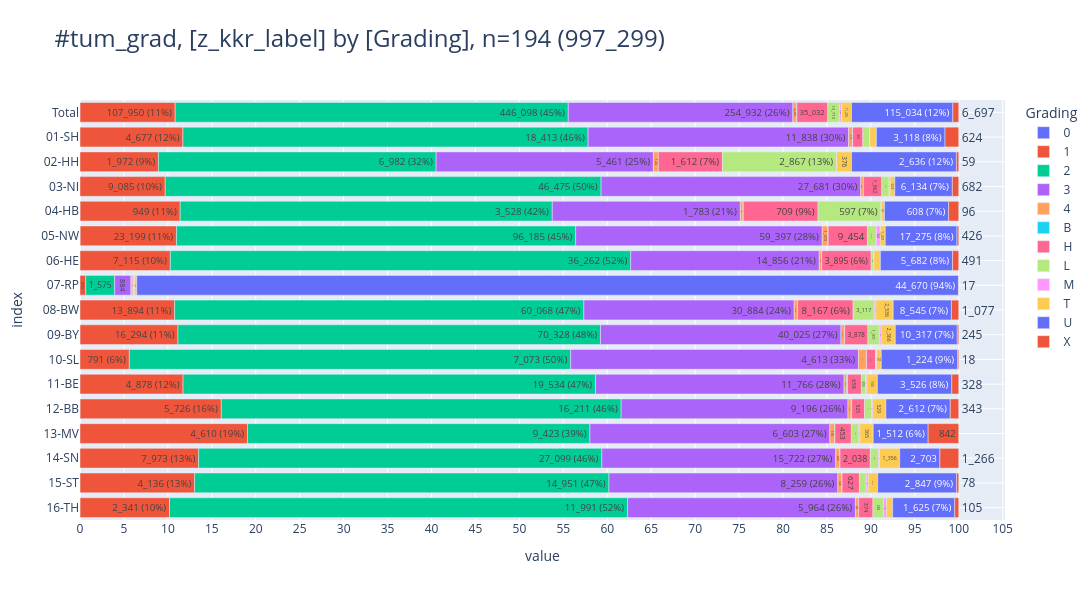

The notebook cell this image was saved under:
### Code cell
pls.plot_stacked_bars(
    db_grad.to_df().iloc[:,:2],
    relative=True,
    show_total=True,
    orientation="h",
    show_pct_bar=True,
    caption="tum_grad",
    height=600,
    width=1600,
)

### Figure 1 — Plotly figure (JSON) as saved in the notebook; plotly's stock layout.template omitted (floating-point values rounded to 4 significant figures)
{"data": [{"hovertemplate": "col=0<br>value=%{x}<br>index=%{y}<br>cnt_pct_bar_str=%{text}<extra></extra>", "legendgroup": "0", "marker": {"color": "#636EFA", "pattern": {"shape": ""}}, "name": "0", "orientation": "h", "showlegend": true, "text": ["71", "1", "1", "1", "49", "2", "9", "1", "4", "1", "2"], "textposition": "auto", "type": "bar", "x": [71, 1, 1, 1, 49, 2, 9, 1, 4, 1, 2], "xaxis": "x", "y": [" Total", "01-SH", "03-NI", "04-HB", "05-NW", "06-HE", "09-BY", "11-BE", "12-BB", "15-ST", "16-TH"], "yaxis": "y"}, {"hovertemplate": "col=1<br>value=%{x}<br>index=%{y}<br>cnt_pct_bar_str=%{text}<extra></extra>", "legendgroup": "1", "marker": {"color": "#EF553B", "pattern": {"shape": ""}}, "name": "1", "orientation": "h", "showlegend": true, "text": ["107_950 (11%)", "4_677 (12%)", "1_972 (9%)", "9_085 (10%)", "949 (11%)", "23_199 (11%)", "7_115 (10%)", "310", "13_894 (11%)", "16_294 (11%)", "791 (6%)", "4_878 (12%)", "5_726 (16%)", "4_610 (19%)", "7_973 (13%)", "4_136 (13%)", "2_341 (10%)"], "textposition": "auto", "type": "bar", "x": [107950, 4677, 1972, 9085, 949, 23199, 7115, 310, 13894, 16294, 791, 4878, 5726, 4610, 7973, 4136, 2341], "xaxis": "x", "y": [" Total", "01-SH", "02-HH", "03-NI", "04-HB", "05-NW", "06-HE", "07-RP", "08-BW", "09-BY", "10-SL", "11-BE", "12-BB", "13-MV", "14-SN", "15-ST", "16-TH"], "yaxis": "y"}, {"hovertemplate": "col=2<br>value=%{x}<br>index=%{y}<br>cnt_pct_bar_str=%{text}<extra></extra>", "legendgroup": "2", "marker": {"color": "#00CC96", "pattern": {"shape": ""}}, "name": "2", "orientation": "h", "showlegend": true, "text": ["446_098 (45%)", "18_413 (46%)", "6_982 (32%)", "46_475 (50%)", "3_528 (42%)", "96_185 (45%)", "36_262 (52%)", "1_575", "60_068 (47%)", "70_328 (48%)", "7_073 (50%)", "19_534 (47%)", "16_211 (46%)", "9_423 (39%)", "27_099 (46%)", "14_951 (47%)", "11_991 (52%)"], "textposition": "auto", "type": "bar", "x": [446098, 18413, 6982, 46475, 3528, 96185, 36262, 1575, 60068, 70328, 7073, 19534, 16211, 9423, 27099, 14951, 11991], "xaxis": "x", "y": [" Total", "01-SH", "02-HH", "03-NI", "04-HB", "05-NW", "06-HE", "07-RP", "08-BW", "09-BY", "10-SL", "11-BE", "12-BB", "13-MV", "14-SN", "15-ST", "16-TH"], "yaxis": "y"}, {"hovertemplate": "col=3<br>value=%{x}<br>index=%{y}<br>cnt_pct_bar_str=%{text}<extra></extra>", "legendgroup": "3", "marker": {"color": "#AB63FA", "pattern": {"shape": ""}}, "name": "3", "orientation": "h", "showlegend": true, "text": ["254_932 (26%)", "11_838 (30%)", "5_461 (25%)", "27_681 (30%)", "1_783 (21%)", "59_397 (28%)", "14_856 (21%)", "884", "30_884 (24%)", "40_025 (27%)", "4_613 (33%)", "11_766 (28%)", "9_196 (26%)", "6_603 (27%)", "15_722 (27%)", "8_259 (26%)", "5_964 (26%)"], "textposition": "auto", "type": "bar", "x": [254932, 11838, 5461, 27681, 1783, 59397, 14856, 884, 30884, 40025, 4613, 11766, 9196, 6603, 15722, 8259, 5964], "xaxis": "x", "y": [" Total", "01-SH", "02-HH", "03-NI", "04-HB", "05-NW", "06-HE", "07-RP", "08-BW", "09-BY", "10-SL", "11-BE", "12-BB", "13-MV", "14-SN", "15-ST", "16-TH"], "yaxis": "y"}, {"hovertemplate": "col=4<br>value=%{x}<br>index=%{y}<br>cnt_pct_bar_str=%{text}<extra></extra>", "legendgroup": "4", "marker": {"color": "#FFA15A", "pattern": {"shape": ""}}, "name": "4", "orientation": "h", "showlegend": true, "text": ["4_283", "173", "124", "287", "27", "1_372", "189", "31", "475", "576", "127", "124", "133", "135", "280", "146", "84"], "textposition": "auto", "type": "bar", "x": [4283, 173, 124, 287, 27, 1372, 189, 31, 475, 576, 127, 124, 133, 135, 280, 146, 84], "xaxis": "x", "y": [" Total", "01-SH", "02-HH", "03-NI", "04-HB", "05-NW", "06-HE", "07-RP", "08-BW", "09-BY", "10-SL", "11-BE", "12-BB", "13-MV", "14-SN", "15-ST", "16-TH"], "yaxis": "y"}, {"hovertemplate": "col=B<br>value=%{x}<br>index=%{y}<br>cnt_pct_bar_str=%{text}<extra></extra>", "legendgroup": "B", "marker": {"color": "#19D3F3", "pattern": {"shape": ""}}, "name": "B", "orientation": "h", "showlegend": true, "text": ["195", "11", "1", "68", "4", "7", "34", "2", "37", "16", "3", "6", "6"], "textposition": "auto", "type": "bar", "x": [195, 11, 1, 68, 4, 7, 34, 2, 37, 16, 3, 6, 6], "xaxis": "x", "y": [" Total", "01-SH", "04-HB", "05-NW", "06-HE", "08-BW", "09-BY", "10-SL", "11-BE", "12-BB", "13-MV", "14-SN", "15-ST"], "yaxis": "y"}, {"hovertemplate": "col=H<br>value=%{x}<br>index=%{y}<br>cnt_pct_bar_str=%{text}<extra></extra>", "legendgroup": "H", "marker": {"color": "#FF6692", "pattern": {"shape": ""}}, "name": "H", "orientation": "h", "showlegend": true, "text": ["35_032", "461", "1_612 (7%)", "1_962", "709 (9%)", "9_454", "3_895 (6%)", "75", "8_167 (6%)", "3_878", "144", "658", "525", "453", "2_038", "627", "374"], "textposition": "auto", "type": "bar", "x": [35032, 461, 1612, 1962, 709, 9454, 3895, 75, 8167, 3878, 144, 658, 525, 453, 2038, 627, 374], "xaxis": "x", "y": [" Total", "01-SH", "02-HH", "03-NI", "04-HB", "05-NW", "06-HE", "07-RP", "08-BW", "09-BY", "10-SL", "11-BE", "12-BB", "13-MV", "14-SN", "15-ST", "16-TH"], "yaxis": "y"}, {"hovertemplate": "col=L<br>value=%{x}<br>index=%{y}<br>cnt_pct_bar_str=%{text}<extra></extra>", "legendgroup": "L", "marker": {"color": "#B6E880", "pattern": {"shape": ""}}, "name": "L", "orientation": "h", "showlegend": true, "text": ["13_713", "302", "2_867 (13%)", "785", "597 (7%)", "2_131", "179", "59", "3_117", "1_901", "14", "203", "283", "204", "544", "245", "282"], "textposition": "auto", "type": "bar", "x": [13713, 302, 2867, 785, 597, 2131, 179, 59, 3117, 1901, 14, 203, 283, 204, 544, 245, 282], "xaxis": "x", "y": [" Total", "01-SH", "02-HH", "03-NI", "04-HB", "05-NW", "06-HE", "07-RP", "08-BW", "09-BY", "10-SL", "11-BE", "12-BB", "13-MV", "14-SN", "15-ST", "16-TH"], "yaxis": "y"}, {"hovertemplate": "col=M<br>value=%{x}<br>index=%{y}<br>cnt_pct_bar_str=%{text}<extra></extra>", "legendgroup": "M", "marker": {"color": "#FF97FF", "pattern": {"shape": ""}}, "name": "M", "orientation": "h", "showlegend": true, "text": ["2_001", "13", "3", "101", "3", "947", "40", "23", "222", "290", "4", "52", "50", "32", "74", "72", "75"], "textposition": "auto", "type": "bar", "x": [2001, 13, 3, 101, 3, 947, 40, 23, 222, 290, 4, 52, 50, 32, 74, 72, 75], "xaxis": "x", "y": [" Total", "01-SH", "02-HH", "03-NI", "04-HB", "05-NW", "06-HE", "07-RP", "08-BW", "09-BY", "10-SL", "11-BE", "12-BB", "13-MV", "14-SN", "15-ST", "16-TH"], "yaxis": "y"}, {"hovertemplate": "col=T<br>value=%{x}<br>index=%{y}<br>cnt_pct_bar_str=%{text}<extra></extra>", "legendgroup": "T", "marker": {"color": "#FECB52", "pattern": {"shape": ""}}, "name": "T", "orientation": "h", "showlegend": true, "text": ["11_293", "301", "376", "503", "30", "1_221", "506", "130", "2_536", "2_366", "74", "500", "529", "365", "1_356", "341", "159"], "textposition": "auto", "type": "bar", "x": [11293, 301, 376, 503, 30, 1221, 506, 130, 2536, 2366, 74, 500, 529, 365, 1356, 341, 159], "xaxis": "x", "y": [" Total", "01-SH", "02-HH", "03-NI", "04-HB", "05-NW", "06-HE", "07-RP", "08-BW", "09-BY", "10-SL", "11-BE", "12-BB", "13-MV", "14-SN", "15-ST", "16-TH"], "yaxis": "y"}, {"hovertemplate": "col=U<br>value=%{x}<br>index=%{y}<br>cnt_pct_bar_str=%{text}<extra></extra>", "legendgroup": "U", "marker": {"color": "#636EFA", "pattern": {"shape": ""}}, "name": "U", "orientation": "h", "showlegend": true, "text": ["115_034 (12%)", "3_118 (8%)", "2_636 (12%)", "6_134 (7%)", "608 (7%)", "17_275 (8%)", "5_682 (8%)", "44_670 (94%)", "8_545 (7%)", "10_317 (7%)", "1_224 (9%)", "3_526 (8%)", "2_612 (7%)", "1_512 (6%)", "2_703", "2_847 (9%)", "1_625 (7%)"], "textposition": "auto", "type": "bar", "x": [115034, 3118, 2636, 6134, 608, 17275, 5682, 44670, 8545, 10317, 1224, 3526, 2612, 1512, 2703, 2847, 1625], "xaxis": "x", "y": [" Total", "01-SH", "02-HH", "03-NI", "04-HB", "05-NW", "06-HE", "07-RP", "08-BW", "09-BY", "10-SL", "11-BE", "12-BB", "13-MV", "14-SN", "15-ST", "16-TH"], "yaxis": "y"}, {"hovertemplate": "col=X<br>value=%{x}<br>index=%{y}<br>cnt_pct_bar_str=%{text}<extra></extra>", "legendgroup": "X", "marker": {"color": "#EF553B", "pattern": {"shape": ""}}, "name": "X", "orientation": "h", "showlegend": true, "text": ["6_697", "624", "59", "682", "96", "426", "491", "17", "1_077", "245", "18", "328", "343", "842", "1_266", "78", "105"], "textposition": "auto", "type": "bar", "x": [6697, 624, 59, 682, 96, 426, 491, 17, 1077, 245, 18, 328, 343, 842, 1266, 78, 105], "xaxis": "x", "y": [" Total", "01-SH", "02-HH", "03-NI", "04-HB", "05-NW", "06-HE", "07-RP", "08-BW", "09-BY", "10-SL", "11-BE", "12-BB", "13-MV", "14-SN", "15-ST", "16-TH"], "yaxis": "y"}], "layout": {"barmode": "relative", "barnorm": "percent", "height": 600, "legend": {"title": {"text": "Grading"}, "tracegroupgap": 0, "traceorder": "normal"}, "title": {"font": {"size": 24}, "text": "#tum_grad, [z_kkr_label] by [Grading], n=194 (997_299)", "xanchor": "left", "y": 0.95, "yanchor": "top"}, "width": 1600, "xaxis": {"anchor": "y", "domain": [0, 1], "dtick": 5, "gridwidth": 1, "showgrid": true, "title": {"text": "value"}}, "yaxis": {"anchor": "x", "categoryarray": ["16-TH", "15-ST", "14-SN", "13-MV", "12-BB", "11-BE", "10-SL", "09-BY", "08-BW", "07-RP", "06-HE", "05-NW", "04-HB", "03-NI", "02-HH", "01-SH", " Total"], "categoryorder": "array", "domain": [0, 1], "gridwidth": 1, "showgrid": true, "title": {"text": "index"}}}}
